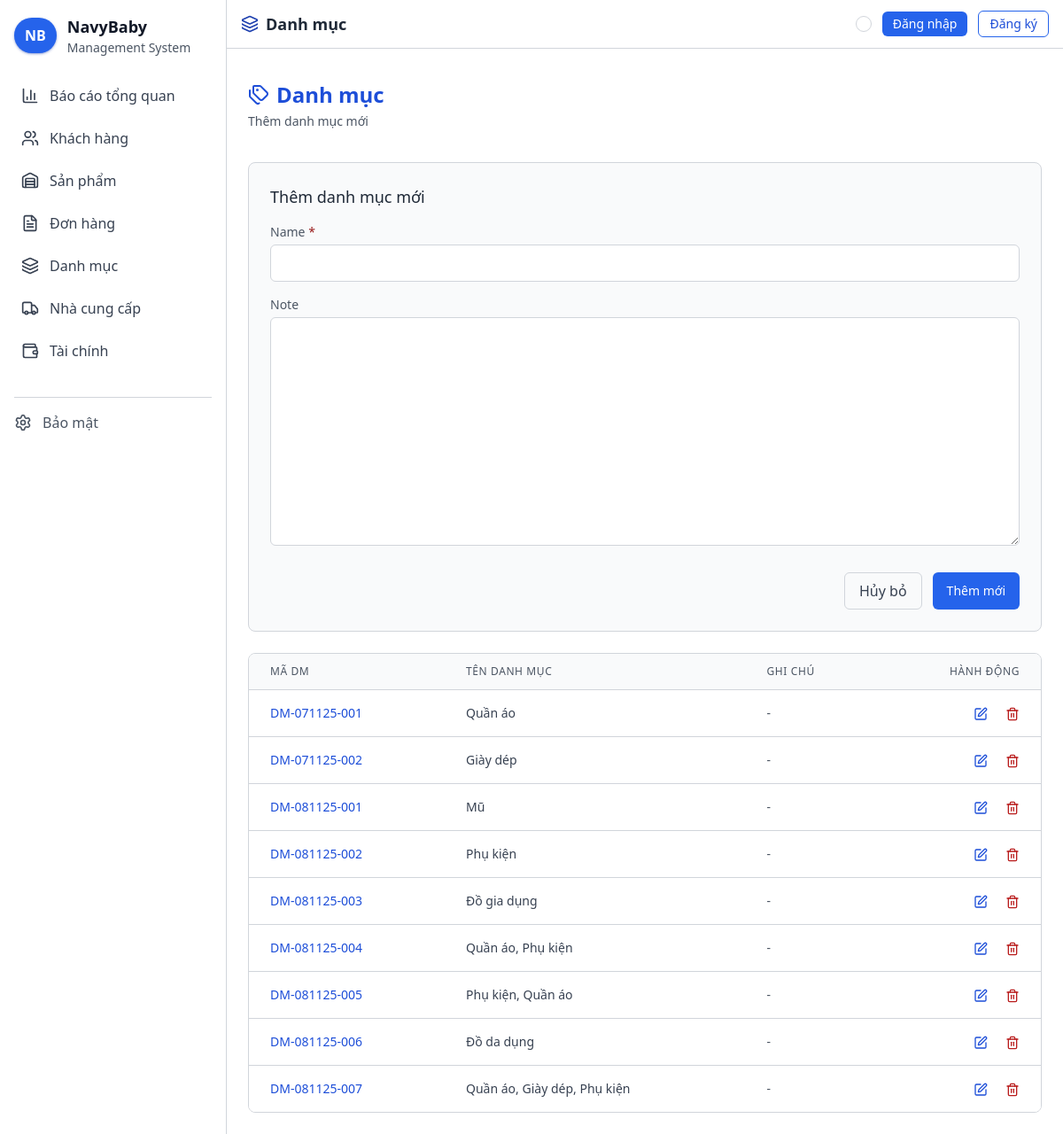
Screenshot of /danh-muc/tao-moi with the database file from the repository.
### categories/models.py (models this page shows, shortened)
class Category(models.Model):
    code = models.CharField(max_length=20, unique=True)
    name = models.CharField(max_length=255)
    note = models.TextField(blank=True)
    created_at = models.DateTimeField(auto_now=True)
    updated_at = models.DateTimeField(auto_now_add=True)

### categories/views.py (the view)
# urls.py: path('danh-muc/tao-moi', CategoryCreateView.as_view(), name='category_create'),
class CategoryCreateView(CreateView):
    model = Category
    template_name = 'categories/list.html'
    fields = ['name', 'note']
    success_url = reverse_lazy('categories:category_list')
    def get_context_data(self, **kwargs):
        context = super().get_context_data(**kwargs)
        context['title'] = 'Thêm danh mục - NavyBaby'
        context['action'] = 'create'
        context['categories'] = Category.objects.all()
        return context
    def get_form(self, form_class=None):
        form = super().get_form(form_class)
        base_classes = 'w-full bg-[#161616] border border-gray-800 rounded-md px-3 py-2 text-gray-200 focus:outline-none focus:ring-2 focus:ring-blue-500/30 focus:border-gray-700'
        for field in form.fields.values():
            existing = field.widget.attrs.get('class', '')
            field.widget.attrs['class'] = (existing + ' ' + base_classes).strip()
        return form

### templates/categories/list.html (shortened to what this page needs)
{% extends 'base.html' %}
{% block navbar_icon %}layers{% endblock %}
{% block navbar_title %}Danh mục{% endblock %}
{% block content %}
<div class="sticky-subheader flex flex-col md:flex-row justify-between items-center mb-6 py-3">
  <div>
    <h2 class="text-2xl font-bold flex items-center text-blue-400">
      <i data-lucide="tags" class="w-6 h-6 mr-2"></i>Danh mục
    </h2>
    <p class="text-sm text-gray-400 mt-1">
      {% if action == 'create' %}
        Thêm danh mục mới
      {% elif action == 'update' %}
        Cập nhật thông tin danh mục
      {% elif action == 'delete' %}
        Xác nhận xóa danh mục
      {% else %}
        Danh sách các danh mục
      {% endif %}
    </p>
  </div>
</div>
{% if action != 'list' %}
<div class="bg-[#1a1a1a] border border-gray-800 rounded-lg p-6 mb-6">
  <h3 class="text-lg font-medium text-gray-200 mb-4">
    {% if action == 'create' %}
      Thêm danh mục mới
    {% elif action == 'update' %}
      Cập nhật thông tin
    {% elif action == 'delete' %}
      Xác nhận xóa
    {% endif %}
  </h3>
  <form method="post">
    {% if action != 'delete' %}
      {% for field in form %}
        <div class="mb-4">
          <label class="block text-sm text-gray-400 mb-1">
            {{ field.label }}
            {% if field.field.required %}<span class="text-red-500">*</span>{% endif %}
          </label>
          {{ field }}
        </div>
      {% endfor %}
    {% endif %}
    <div class="flex justify-end space-x-3 mt-6">
      <a href="{% url 'categories:category_list' %}" class="inline-flex items-center px-4 py-2 rounded-md border border-gray-700 text-gray-300 hover:bg-gray-800 hover:border-gray-600 transition">
        Hủy bỏ
      </a>
      <button type="submit" class="{% if action == 'delete' %}bg-red-600 hover:bg-red-700{% else %}bg-blue-600 hover:bg-blue-700{% endif %} text-white px-4 py-2 rounded-md text-sm font-medium transition-colors">
        {% if action == 'create' %}
          Thêm mới
        {% elif action == 'update' %}
          Cập nhật
        {% elif action == 'delete' %}
          Xác nhận xóa
        {% endif %}
      </button>
    </div>
  </form>
</div>
{% endif %}
<div class="bg-[#121212] border border-gray-800 rounded-lg overflow-hidden">
  <div class="overflow-x-auto">
    <table class="min-w-full divide-y divide-gray-800">
      <thead class="bg-[#161616]">
        <tr>
          <th scope="col" class="px-6 py-3 text-left text-xs font-medium text-gray-400 uppercase tracking-wider">
            Mã DM
          </th>
          <th scope="col" class="px-6 py-3 text-left text-xs font-medium text-gray-400 uppercase tracking-wider">
            Tên danh mục
          </th>
          <th scope="col" class="px-6 py-3 text-left text-xs font-medium text-gray-400 uppercase tracking-wider">
            Ghi chú
          </th>
          <th scope="col" class="px-6 py-3 text-right text-xs font-medium text-gray-400 uppercase tracking-wider">
            Hành động
          </th>
        </tr>
      </thead>
      <tbody class="bg-[#121212] divide-y divide-gray-800">
        {% for category in categories %}
        <tr class="hover:bg-[#1a1a1a] transition-colors">
          <td class="px-6 py-4 whitespace-nowrap text-sm font-medium text-blue-400">
            {{ category.code }}
          </td>
          <td class="px-6 py-4 whitespace-nowrap text-sm text-gray-300">
            {{ category.name }}
          </td>
          <td class="px-6 py-4 text-sm text-gray-400">
            {{ category.note|default:"-"|truncatechars:50 }}
          </td>
          <td class="px-6 py-4 whitespace-nowrap text-right text-sm font-medium">
            <a href="{% url 'categories:category_update' category.code %}" class="text-blue-400 hover:text-blue-300 mr-4">
              <i data-lucide="edit" class="w-4 h-4 inline"></i>
            </a>
            <a href="{% url 'categories:category_delete' category.code %}" class="text-red-400 hover:text-red-300">
              <i data-lucide="trash-2" class="w-4 h-4 inline"></i>
            </a>
          </td>
        </tr>
        {% empty %}
        <tr>
          <td colspan="4" class="px-6 py-4 text-center text-sm text-gray-400">
            Chưa có danh mục nào. <a href="{% url 'categories:category_create' %}" class="text-blue-400 hover:underline">Thêm mới</a>
          </td>
        </tr>
        {% endfor %}
      </tbody>
    </table>
  </div>
</div>
{% endblock %}

### static/css/style.css (style rules this page uses)
body { background-color: #1b1b1b; color: #e5e7eb; }
table { border-collapse: separate; border-spacing: 0; }
button, a { transition: background-color .15s ease, border-color .15s ease, color .15s ease, transform .15s ease; }
.sticky-subheader { position: sticky; top: 56px; z-index: 30; background-color: #1b1b1b; }
[data-theme="light"] body { background-color: #f7f7f7 !important; color: #111827 !important; }
[data-theme="light"] .sticky-subheader { background-color: #ffffff !important; }
[data-theme="light"] .bg-\[\#121212\], [data-theme="light"] .bg-\[\#161616\], [data-theme="light"] .bg-\[\#1b1b1b\] { background-color: #ffffff !important; }
[data-theme="light"] thead.bg-\[\#161616\] { background-color: #f9fafb !important; }
[data-theme="light"] tbody.bg-\[\#121212\] { background-color: #ffffff !important; }
[data-theme="light"] .border-gray-800 { --tw-border-opacity: 1; border-color: rgb(209 213 219 / var(--tw-border-opacity)) !important; }
[data-theme="light"] .border-gray-700 { --tw-border-opacity: 1; border-color: rgb(209 213 219 / var(--tw-border-opacity)) !important; }
[data-theme="light"] .text-gray-200 { --tw-text-opacity: 1; color: rgb(31 41 55 / var(--tw-text-opacity)) !important; }
[data-theme="light"] .text-gray-300 { --tw-text-opacity: 1; color: rgb(55 65 81 / var(--tw-text-opacity)) !important; }
[data-theme="light"] .text-gray-400 { --tw-text-opacity: 1; color: rgb(75 85 99 / var(--tw-text-opacity)) !important; }
[data-theme="light"] .bg-\[\#1a1a1a\] { background-color: #f9fafb !important; }
[data-theme="light"] ::placeholder { color: #9ca3af; opacity: 1; }
[data-theme="light"] .text-blue-400 { color: #1d4ed8 !important; }
[data-theme="light"] .text-red-400 { color: #b91c1c !important; }
[data-theme="light"] .text-red-500 { color: #991b1b !important; }
html[data-theme="light"] .text-blue-400 { color: #1d4ed8 !important; }
html[data-theme="light"] .text-red-400 { color: #b91c1c !important; }
html[data-theme="light"] .text-red-500 { color: #991b1b !important; }
[data-theme="light"] .text-gray-300 { color: #374151 !important; }
[data-theme="light"] .divide-gray-800 > :not([hidden]) ~ :not([hidden]) { --tw-divide-opacity: 1; border-color: rgb(209 213 219 / var(--tw-divide-opacity)) !important; }

### rows the page displays
Category: code "DM-071125-001", name "Quần áo", note "-"
Category: code "DM-071125-002", name "Giày dép", note "-"
Category: code "DM-081125-001", name "Mũ", note "-"
Category: code "DM-081125-002", name "Phụ kiện", note "-"
Category: code "DM-081125-003", name "Đồ gia dụng", note "-"
Category: code "DM-081125-004", name "Quần áo, Phụ kiện", note "-"
Category: code "DM-081125-005", name "Phụ kiện, Quần áo", note "-"
Category: code "DM-081125-006", name "Đồ da dụng", note "-"
Category: code "DM-081125-007", name "Quần áo, Giày dép, Phụ kiện", note "-"

### other values shown
{{ field.label }} "Name" "Note"
